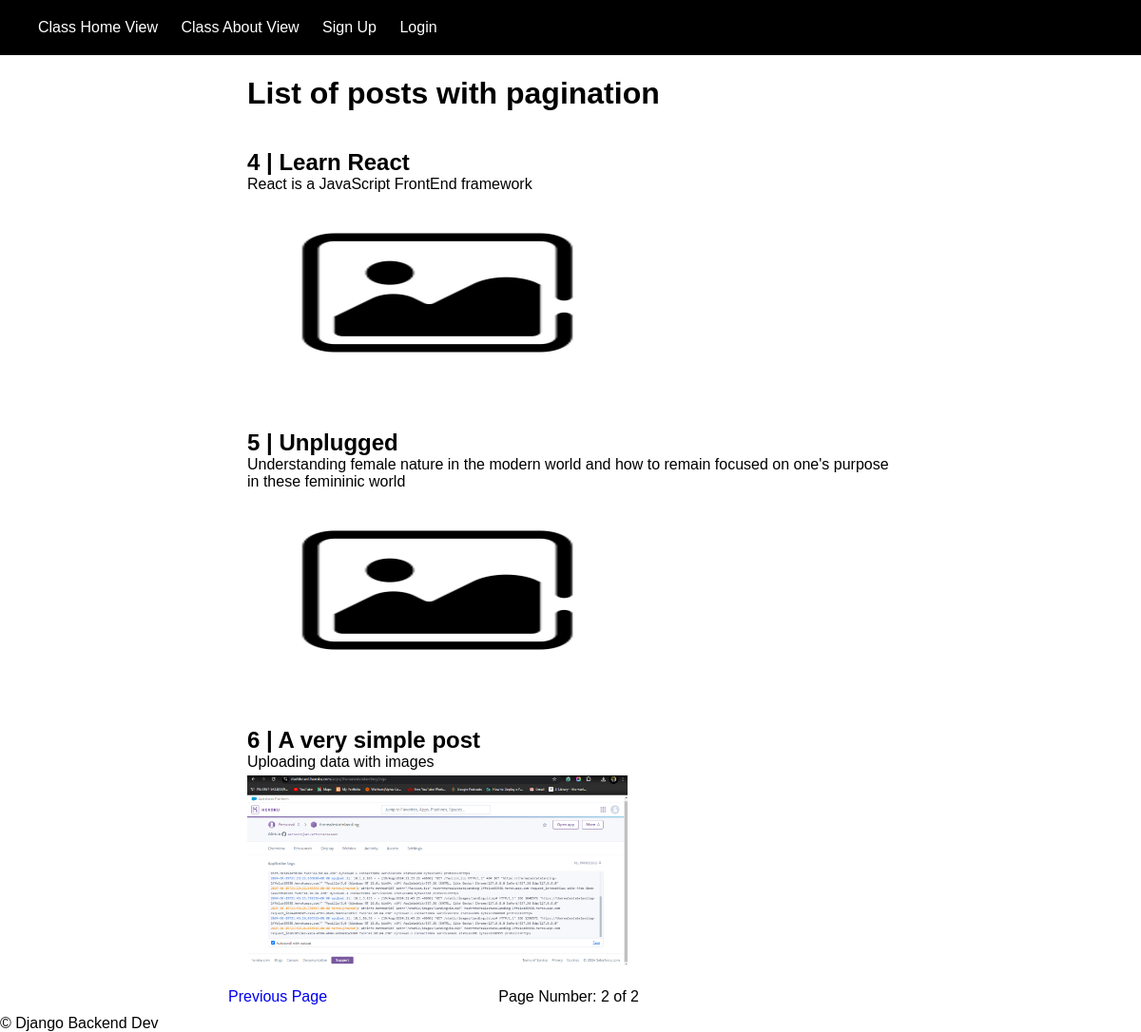
/class-based-view?page=3, run on an earlier commit of the app's database.
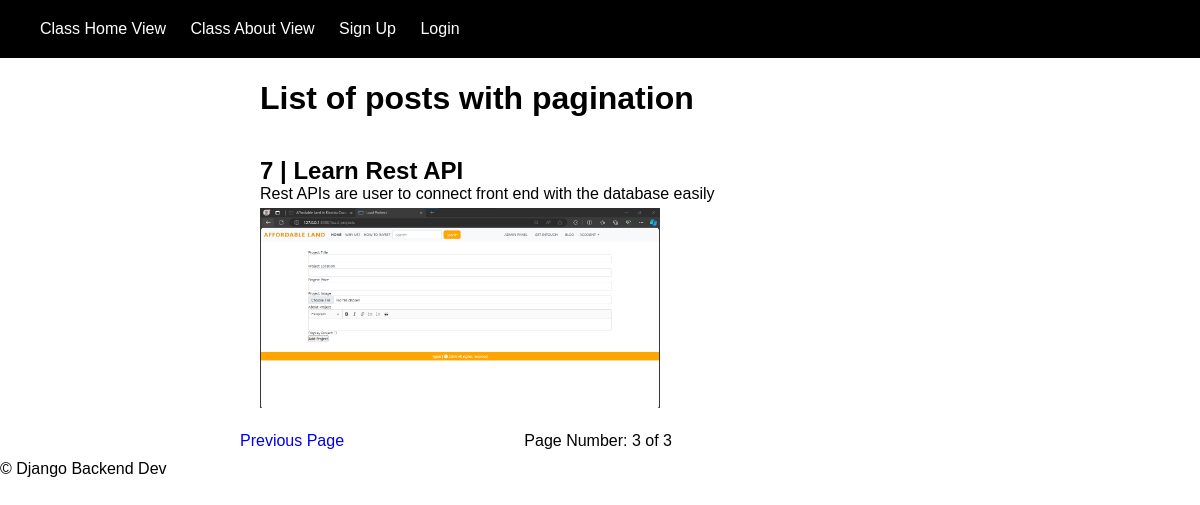
And on a later commit of the database.
### posts/models.py (models this page shows, shortened)
class Post(models.Model):
    title = models.CharField(max_length=255)
    author = models.CharField(max_length=255)
    content = models.TextField()
    image = models.ImageField(upload_to='uploads', default='default.png')
    date_created = models.DateTimeField(auto_now_add=True)

### posts/views.py (the view)
# urls.py: path('class-based-view', views.HomePageView.as_view(), name='home-class-view'),
class HomePageView(View):
    template_name = 'index.html'
    def get(self, request):
        posts = Post.objects.all()
        paginator = Paginator(posts, 3)
        page_number = request.GET.get('page')
        page_obj = paginator.get_page(page_number)
        context = {
            'posts': page_obj,
            'title': 'Home Page'
        }
        return render(request, self.template_name, context)

### templates/index.html (shortened to what this page needs)
{% extends 'base.html' %}
{% load static %}
{% block main %}
   <div class="content">
        <h1>List of posts with pagination</h1>
        {% for post in posts %}
            <div class="post">
                <a href="{% url 'post-details' post_id=post.id %}" class="link"><h2>{{ post.id }} | {{ post.title }}</h2></a>
                <p>{{ post.content }}</p>
                <img src="{{ post.image.url }}" alt="load_image" class="img">
            </div>
        {% endfor %}
        <div class="pagination">
            {% if posts.has_previous %}
                <a href="{% url 'home-class-view' %}?page={{ posts.previous_page_number }}">Previous Page</a>
            {% endif %}
            <p>Page Number: {{ posts.number }} of {{ posts.paginator.num_pages }}</p>
        </div>
   </div>
{% endblock main %}

What changed in the data, as far as the page shows it:
no longer on this page (row unchanged): Post: id "4", title "Learn React", content "React is a JavaScript FrontEnd framework", image (placeholder picture)
no longer on this page (row unchanged): Post: id "5", title "Unplugged", content "Understanding female nature in the modern world and how to remain focused on one's purpose in these femininic world", image (placeholder picture)
no longer on this page (row unchanged): Post: id "6", title "A very simple post", content "Uploading data with images", image (picture)
added Post: id "7", title "Learn Rest API", content "Rest APIs are user to connect front end with the database easily", image (picture)
Also different on the page:
{{ posts.number }}: "2" → "3"
{{ posts.paginator.num_pages }}: "2" → "3"
